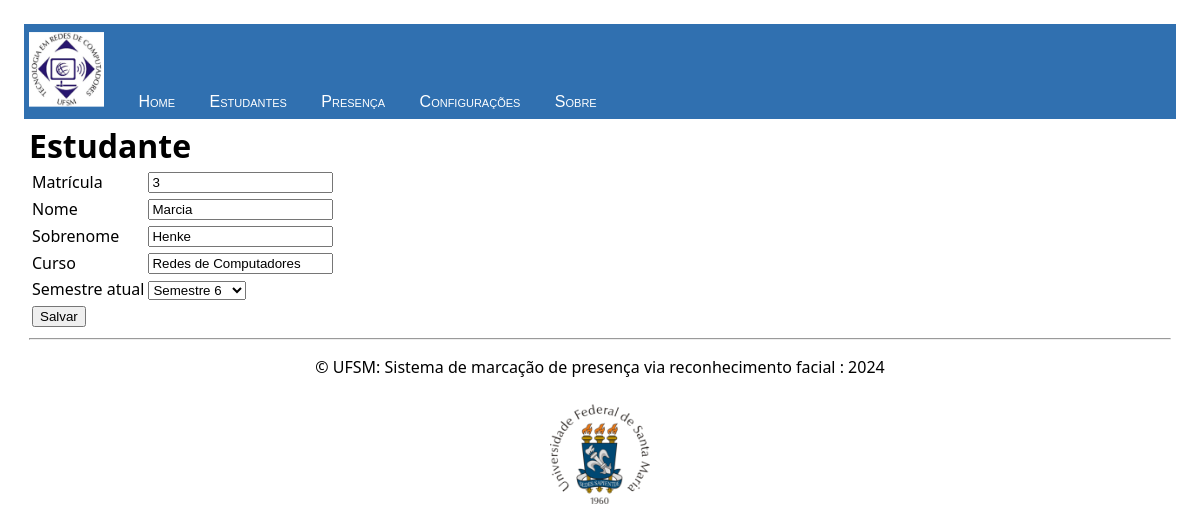
/estudantes/edit/3, run on the app's committed database.
### facerec/models.py (models this page shows, shortened)
class Estudante(models.Model):
    class SemestreEnum (models.IntegerChoices):
        S1 = 1, "Semestre 1"
        S2 = 2, "Semestre 2"
        S3 = 3, "Semestre 3"
        S4 = 4, "Semestre 4"
        S5 = 5, "Semestre 5"
        S6 = 6, "Semestre 6"
        S7 = 7, "Semestre 7"
        S8 = 8, "Semestre 8"
        S9 = 9, "Semestre 9"
        S10 = 10, "Semestre 10"
        S11 = 11, "Semestre 11"
        S12 = 12, "Semestre 12"
        S13 = 13, "Semestre 13"
        S14= 14, "Semestre 14"
        S15 = 15, "Semestre 15"
    registro = models.IntegerField(primary_key=True, null=False)
    nome = models.CharField(max_length=200, null=False)
    sobrenome = models.CharField(max_length=200, null=False)
    curso = models.CharField(max_length=200, null=False)
    semestre_atual = models.IntegerField(default=1,choices=SemestreEnum.choices)
    foto = models.ImageField(upload_to=image_full_path, blank=True)

### facerec/views.py (the view)
# urls.py: path("estudantes/edit/<int:pk>", views.EstudanteEditar.as_view(template_name="facerec/estudante_form.html"), name="estudante_editar"),
class EstudanteEditar(UpdateView):
    model = Estudante
    fields = ["registro", "nome", "sobrenome", "curso", "semestre_atual"]
    success_url = reverse_lazy("estudante_lista")

### facerec/templates/facerec/estudante_form.html (shortened to what this page needs)
{% extends "facerec/layoutbase.html" %}
{% block content %}
<h1>Estudante</h1>
<form method="POST">{% csrf_token %}
    <table>
        <tr>
            <td>Matrícula </td>
            <td>{{ form.registro }}</td>
        </tr>
        <tr>
            <td>Nome</td>
            <td>{{ form.nome }}</td>
        </tr>
        <tr>
            <td>Sobrenome</td>
            <td>{{ form.sobrenome }}</td>
        </tr>
        <tr>
            <td>Curso</td>
            <td>{{ form.curso }}</td>
        </tr>
        <tr>
            <td>Semestre atual</td>
            <td>{{ form.semestre_atual}}</td>
        </tr>
        <tr>
            <td><input type="submit" value="Salvar"></td>
        </tr>
    </table>
</form>
{% endblock %}

### facerec/static/facerec/facerecweb.css (style rules this page uses)
:root { --base-spacing-unit: 24px; --half-spacing-unit: var(--base-spacing-unit) / 2; --color-alpha: #1772FF; --color-form-highlight: #71b8ee; --color-table-line-even: #e8e3e3; }
*, *:before, *:after { box-sizing:border-box; }
body { padding:var(--base-spacing-unit); font-family:'Tahoma', sans-serif; margin:0; }
h1,h2,h3,h4,h5,h6 { margin:0; }

### data on the page
Estudante: registro "3", nome "Marcia", sobrenome "Henke", curso "Redes de Computadores", semestre_atual "Semestre 6"
